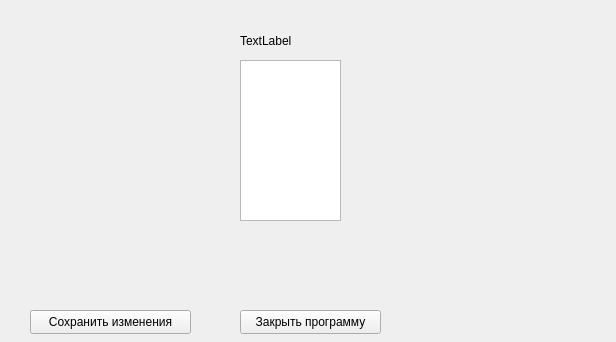
<?xml version="1.0" encoding="UTF-8"?>
<ui version="4.0">
 <class>GlavMenu</class>
 <widget class="QWidget" name="GlavMenu">
  <property name="geometry">
   <rect>
    <x>0</x>
    <y>0</y>
    <width>616</width>
    <height>342</height>
   </rect>
  </property>
  <property name="windowTitle">
   <string>Form</string>
  </property>
  <widget class="QPushButton" name="VixodButt">
   <property name="geometry">
    <rect>
     <x>240</x>
     <y>310</y>
     <width>141</width>
     <height>24</height>
    </rect>
   </property>
   <property name="text">
    <string>Закрыть программу</string>
   </property>
  </widget>
  <widget class="QLabel" name="label">
   <property name="geometry">
    <rect>
     <x>240</x>
     <y>0</y>
     <width>141</width>
     <height>81</height>
    </rect>
   </property>
   <property name="text">
    <string>TextLabel</string>
   </property>
   <property name="wordWrap">
    <bool>true</bool>
   </property>
  </widget>
  <widget class="QPushButton" name="SaveButt">
   <property name="geometry">
    <rect>
     <x>30</x>
     <y>310</y>
     <width>161</width>
     <height>24</height>
    </rect>
   </property>
   <property name="text">
    <string>Сохранить изменения</string>
   </property>
  </widget>
  <widget class="QTextEdit" name="textEdit">
   <property name="geometry">
    <rect>
     <x>240</x>
     <y>60</y>
     <width>101</width>
     <height>161</height>
    </rect>
   </property>
  </widget>
 </widget>
 <resources/>
 <connections/>
</ui>
